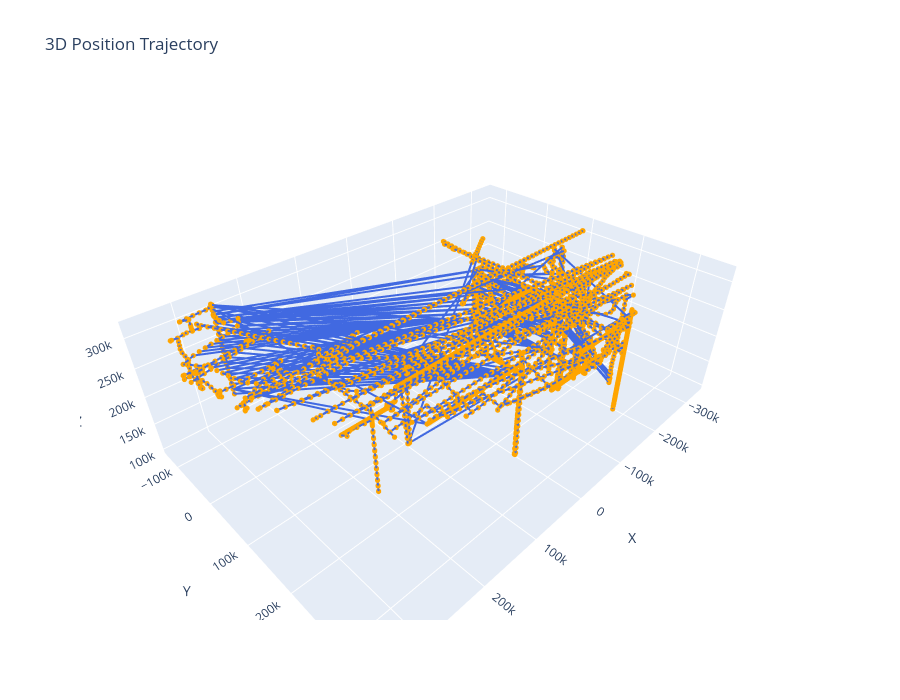

Here is the notebook cell this chart was saved with:
### Code cell
import plotly.graph_objects as go


# Create a 3D scatter (or line) plot
fig = go.Figure(
    data=[
        go.Scatter3d(
            x=df['x'],
            y=df['y'],
            z=df['z'],
            mode='lines+markers',  # 'lines', 'markers', or 'lines+markers'
            line=dict(color='royalblue', width=4),
            marker=dict(size=3, color='orange'),
            hovertemplate=
            'Time: %{customdata:.2f}s<extra></extra>',
            customdata=df['time'])
    ]
)

# Add layout details
fig.update_layout(
    title='3D Position Trajectory',
    scene=dict(
        xaxis_title='X',
        yaxis_title='Y',
        zaxis_title='Z',
        aspectmode='data'
    ),
    height=700
)

fig.show()

### Figure 1 — Plotly figure (JSON) as saved in the notebook; plotly's stock layout.template omitted (floating-point values rounded to 4 significant figures; data arrays with more than 128 entries replaced by an {"elided": "..."} marker saying what was removed)
{"data": [{"customdata": {"elided": "11103 float values"}, "hovertemplate": "Time: %{customdata:.2f}s<extra></extra>", "line": {"color": "royalblue", "width": 4}, "marker": {"color": "orange", "size": 3}, "mode": "lines+markers", "type": "scatter3d", "x": {"elided": "11103 int values"}, "y": {"elided": "11103 int values"}, "z": {"elided": "11103 int values"}}], "layout": {"height": 700, "scene": {"aspectmode": "data", "xaxis": {"title": {"text": "X"}}, "yaxis": {"title": {"text": "Y"}}, "zaxis": {"title": {"text": "Z"}}}, "title": {"text": "3D Position Trajectory"}}}
